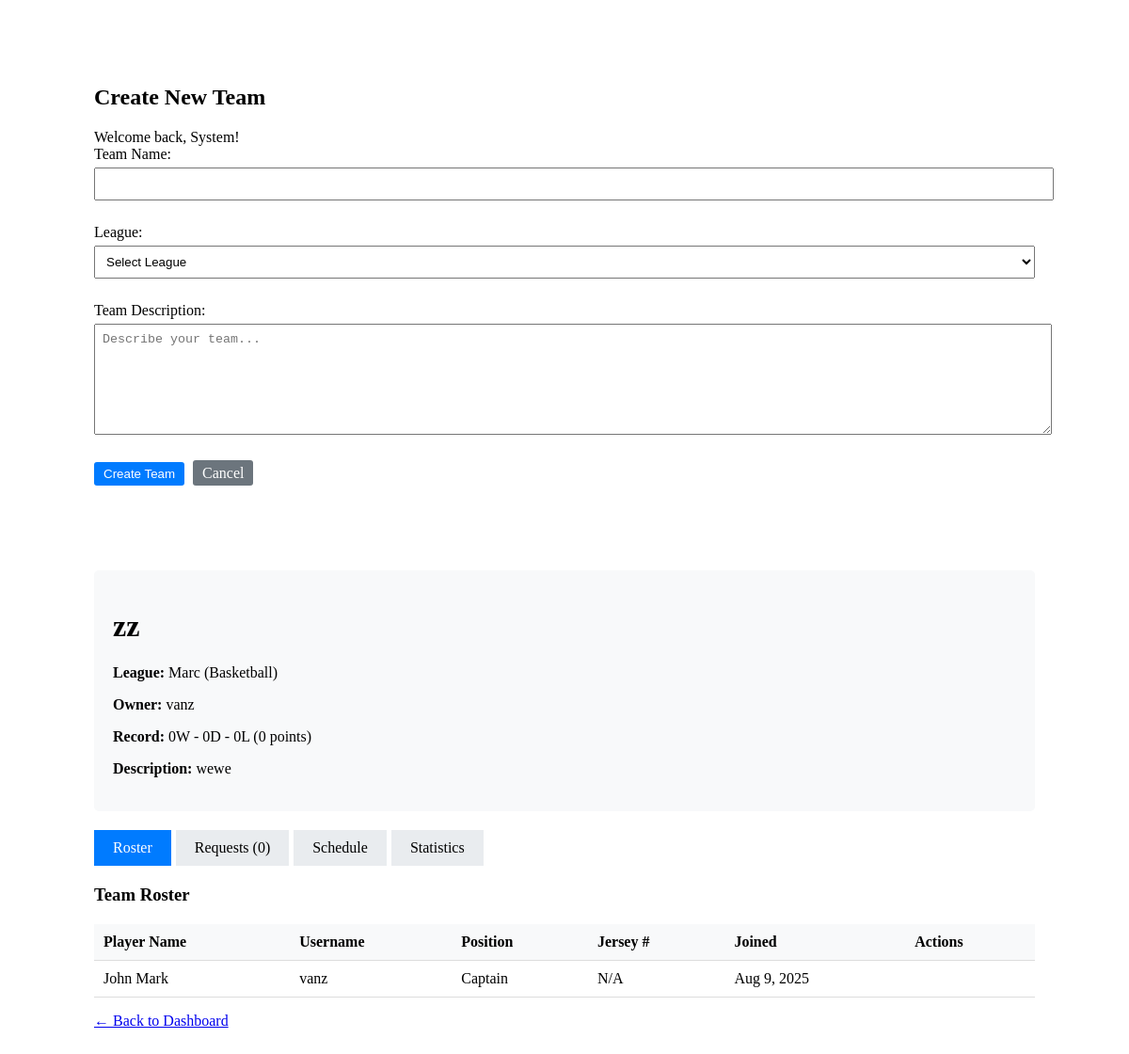
The app's page /team/create_team.php?id=4 (signed in) with its own data.
### tables this page shows
CREATE TABLE `teams` (
  `id` int(11) NOT NULL,
  `name` varchar(100) NOT NULL,
  `league_id` int(11) DEFAULT NULL,
  `owner_id` int(11) NOT NULL,
  `description` text DEFAULT NULL,
  `logo_url` varchar(255) DEFAULT NULL,
  `wins` int(11) DEFAULT 0,
  `losses` int(11) DEFAULT 0,
  `draws` int(11) DEFAULT 0,
  `points` int(11) DEFAULT 0,
  `created_at` timestamp NOT NULL DEFAULT current_timestamp(),
  `goals_for` int(11) DEFAULT 0,
  `goals_against` int(11) DEFAULT 0
);

CREATE TABLE `leagues` (
  `id` int(11) NOT NULL,
  `name` varchar(100) NOT NULL,
  `sport_id` int(11) NOT NULL,
  `season` varchar(20) NOT NULL,
  `start_date` date NOT NULL,
  `end_date` date NOT NULL,
  `registration_deadline` date NOT NULL,
  `max_teams` int(11) DEFAULT 16,
  `rules` text DEFAULT NULL,
  `status` enum('draft','open','closed','active','completed') DEFAULT 'draft',
  `approval_required` tinyint(1) DEFAULT 0,
  `created_by` int(11) NOT NULL,
  `created_at` timestamp NOT NULL DEFAULT current_timestamp()
);

CREATE TABLE `sports` (
  `id` int(11) NOT NULL,
  `name` varchar(50) NOT NULL,
  `description` text DEFAULT NULL,
  `max_players_per_team` int(11) DEFAULT 11,
  `created_at` timestamp NOT NULL DEFAULT current_timestamp()
);

CREATE TABLE `users` (
  `id` int(11) NOT NULL,
  `username` varchar(50) NOT NULL,
  `email` varchar(100) NOT NULL,
  `password` varchar(255) NOT NULL,
  `first_name` varchar(50) NOT NULL,
  `last_name` varchar(50) NOT NULL,
  `phone` varchar(20) DEFAULT NULL,
  `address` varchar(255) DEFAULT NULL,
  `role` enum('player','team_owner','admin') DEFAULT 'player',
  `created_at` timestamp NOT NULL DEFAULT current_timestamp(),
  `updated_at` timestamp NOT NULL DEFAULT current_timestamp() ON UPDATE current_timestamp(),
  `status` varchar(20) NOT NULL DEFAULT 'active'
);

CREATE TABLE `team_members` (
  `id` int(11) NOT NULL,
  `team_id` int(11) NOT NULL,
  `player_id` int(11) NOT NULL,
  `position` varchar(50) DEFAULT NULL,
  `jersey_number` int(11) DEFAULT NULL,
  `joined_at` timestamp NOT NULL DEFAULT current_timestamp(),
  `status` enum('active','inactive','suspended') DEFAULT 'active'
);

### team/create_team.php (the view, shortened to what this page needs)
<?php
require_once '../config/database.php';
?>
<!DOCTYPE html>
<html>
<head>
</head>
<body>
    <div class="container">
        <h2>Create New Team</h2>
        <form method="POST">
            <div class="form-group">
                <label>Team Name:</label>
                <input type="text" name="name" required>
            </div>
            <div class="form-group">
                <label>League:</label>
                <select name="league_id" required>
                    <option value="">Select League</option>
                </select>
            </div>
            <div class="form-group">
                <label>Team Description:</label>
                <textarea name="description" placeholder="Describe your team..."></textarea>
            </div>
            <button type="submit" class="btn">Create Team</button>
            <a href="dashboard.php" class="btn" style="background: #6c757d;">Cancel</a>
        </form>
    </div>
</body>
</html>
<?php
if (isset($_GET['id']) && !isset($_POST['name'])) {
    require_once '../config/database.php';
    $team_id = $_GET['id'];
    $database = new Database();
    $db = $database->connect();
    $query = "SELECT t.*, l.name as league_name, l.id as league_id, s.name as sport_name, u.username as owner_username
              FROM teams t
              JOIN leagues l ON t.league_id = l.id
              JOIN sports s ON l.sport_id = s.id
              JOIN users u ON t.owner_id = u.id
              WHERE t.id = :id";
    $stmt = $db->prepare($query);
    $stmt->bindParam(':id', $team_id);
    $stmt->execute();
    $team = $stmt->fetch(PDO::FETCH_ASSOC);
    $members_query = "SELECT tm.*, u.first_name, u.last_name, u.username, u.email
                      FROM team_members tm
                      JOIN users u ON tm.player_id = u.id
                      WHERE tm.team_id = :team_id AND tm.status = 'active'
                      ORDER BY tm.position, u.first_name";
    $members_stmt = $db->prepare($members_query);
    $members_stmt->bindParam(':team_id', $team_id);
    $members_stmt->execute();
    $members = $members_stmt->fetchAll(PDO::FETCH_ASSOC);
    $requests_query = "SELECT rr.*, u.first_name, u.last_name, u.username
                       FROM registration_requests rr
                       JOIN users u ON rr.player_id = u.id
                       WHERE rr.team_id = :team_id AND rr.status = 'pending'
                       ORDER BY rr.created_at DESC";
    $requests_stmt = $db->prepare($requests_query);
    $requests_stmt->bindParam(':team_id', $team_id);
    $requests_stmt->execute();
    $requests = $requests_stmt->fetchAll(PDO::FETCH_ASSOC);
?>
<!DOCTYPE html>
<html>
<head>
</head>
<body>
    <div class="container">
        <div class="team-header">
            <h1><?php echo htmlspecialchars($team['name']); ?></h1>
            <p><strong>League:</strong> <?php echo htmlspecialchars($team['league_name']); ?> (<?php echo htmlspecialchars($team['sport_name']); ?>)</p>
            <p><strong>Owner:</strong> <?php echo htmlspecialchars($team['owner_username']); ?></p>
            <p><strong>Record:</strong> <?php echo $team['wins']; ?>W - <?php echo $team['draws']; ?>D - <?php echo $team['losses']; ?>L (<?php echo $team['points']; ?> points)</p>
            <?php if ($team['description']): ?>
                <p><strong>Description:</strong> <?php echo htmlspecialchars($team['description']); ?></p>
            <?php endif; ?>
        </div>
        <div class="tabs">
            <div class="tab active" onclick="showTab('roster')">Roster</div>
            <div class="tab" onclick="showTab('requests')">Requests (<?php echo count($requests); ?>)</div>
            <div class="tab" onclick="showTab('schedule')">Schedule</div>
            <div class="tab" onclick="showTab('stats')">Statistics</div>
        </div>
        <div id="roster" class="tab-content active">
            <h3>Team Roster</h3>
            <table>
                <thead>
                    <tr>
                        <th>Player Name</th>
                        <th>Username</th>
                        <th>Position</th>
                        <th>Jersey #</th>
                        <th>Joined</th>
                        <th>Actions</th>
                    </tr>
                </thead>
                <tbody>
                    <?php foreach ($members as $member): ?>
                    <tr>
                        <td><?php echo htmlspecialchars($member['first_name'] . ' ' . $member['last_name']); ?></td>
                        <td><?php echo htmlspecialchars($member['username']); ?></td>
                        <td><?php echo htmlspecialchars($member['position'] ?? 'N/A'); ?></td>
                        <td><?php echo $member['jersey_number'] ?? 'N/A'; ?></td>
                        <td><?php echo date('M j, Y', strtotime($member['joined_at'])); ?></td>
                        <td>
                        </td>
                    </tr>
                    <?php endforeach; ?>
                </tbody>
            </table>
        </div>
        <p><a href="dashboard.php">← Back to Dashboard</a></p>
    </div>
</body>
</html>
<?php
}
?>

### team/create_team.php (style rules this page uses)
.container { max-width: 600px; margin: 50px auto; padding: 20px; }
.form-group { margin-bottom: 15px; }
label { display: block; margin-bottom: 5px; }
input, select, textarea { width: 100%; padding: 8px; margin-bottom: 10px; }
textarea { height: 100px; }
.btn { background: #007bff; color: white; padding: 10px 20px; border: none; cursor: pointer; text-decoration: none; border-radius: 3px; }
.container { max-width: 1000px; margin: 50px auto; padding: 20px; }
.team-header { background: #f8f9fa; padding: 20px; border-radius: 5px; margin-bottom: 20px; }
.tabs { display: flex; margin-bottom: 20px; }
.tab { padding: 10px 20px; background: #e9ecef; margin-right: 5px; cursor: pointer; }
.tab.active { background: #007bff; color: white; }
.tab-content { display: none; }
.tab-content.active { display: block; }
table { width: 100%; border-collapse: collapse; margin-top: 20px; }
th, td { padding: 10px; text-align: left; border-bottom: 1px solid #ddd; }
th { background-color: #f8f9fa; }
.btn { background: #007bff; color: white; padding: 5px 10px; text-decoration: none; border-radius: 3px; margin-right: 5px; border: none; cursor: pointer; }

### records on screen
teams: name "zz", league.name "Marc", sports.name "Basketball", owner.username "vanz", wins "0", draws "0", losses "0", points "0", description "wewe"
team_members: player.last_name "John Mark", player.username "vanz", position "Captain", jersey_number "N/A", joined_at "Aug 9, 2025"

### other values on screen
$message "Welcome back, System!"
count($requests) "0"
